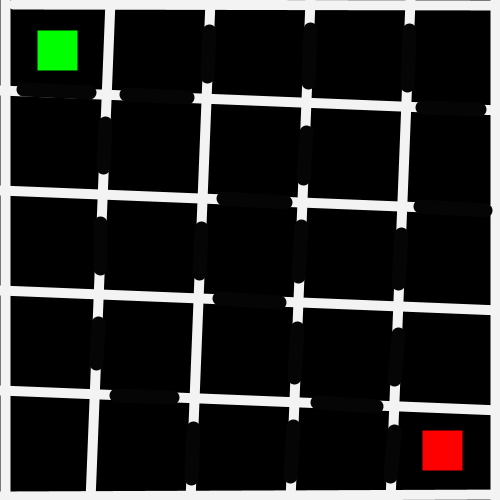
Frame 1 (no input)
Frame 60 (the mouse pressed at the canvas centre just before this capture): identical to frame 1, image omitted
Frame 120 (the mouse held since frame 60 and released just before this capture): identical to frame 1, image omitted

The Processing sketch that drew this single still picture (run headless with seeded random() and noise(); from frame 60 on, the mouse is pressed at the canvas centre):

// Processing sketch: Line_Piece_240904a
// ── Line_Piece_240904a.pde
//This code draws a simple maze, you start at the red square and end at the green one. 


//Canvas, Stroke//
void setup() {
size(500, 500);
}


void draw() {
 background(0);
 strokeWeight(10);
  
 //Start and End//
   
 //End//
 fill(0, 255, 0);
 stroke(0, 255, 0);
 rect(42, 35, 30, 30);
  
 //Start//
 fill(255, 0, 0);
 stroke(255, 0, 0);
 rect(427, 435, 30, 30);


 //Main Vertical Lines//
 stroke(243);

 line(5, 0, 5, 500);

 line(495, -2, 495, 500 );

 line(110, 0, 90, 500);

 line(210, 0, 190, 500);

 line(310, 0, 290, 500);

 line(410, 0, 390, 500);

 // Horizontal Lines//
 line(13, 4, 500, 5);

 line(0, 496, 515, 494);

 line(500, 110, 0, 90);

 line(500, 210, 0, 190);

 line(500, 310, 0, 290);

 line(500, 410, 0, 390);

 //Doors Vertical//
 stroke(5);
 strokeWeight(14);

 //1st line doors//
 line(98, 323, 96, 363);
 line(100, 223, 100, 268);
 line(105, 123, 103, 167);

 //2nd line doors//
 line(209, 31, 207, 76);
 line(199, 273, 201, 228);
 line(191, 478, 193, 428);

 //3rd line doors//
 line(310, 29, 308, 82);
 line(306, 132, 303, 178);
 line(301, 226, 298, 276);
 line(297, 328, 294, 377);
 line(293, 426, 290, 476);

 //4th line doors//
 line(401, 234, 398, 283);
 line(398, 334, 394, 379);
 line(394, 431, 390, 476);
 line(409, 30, 407, 85);

 //Doors Horizontal//

 //1st line doors//
 line(89, 92, 23, 89);
 line(187, 97, 126, 94);
 line(479, 109, 422, 107);

 //2nd line doors//
 line(285, 202, 223, 198);
 line(485, 210, 420, 206);

 //3rd line doors//
 line(279, 302, 219, 298);
  
 //4th line doors//
 line(172, 397, 116, 395);
 line(376, 406, 317, 402);
  
  
  if(frameCount == 1){
    save("Line_Ass.png");
 }
}
